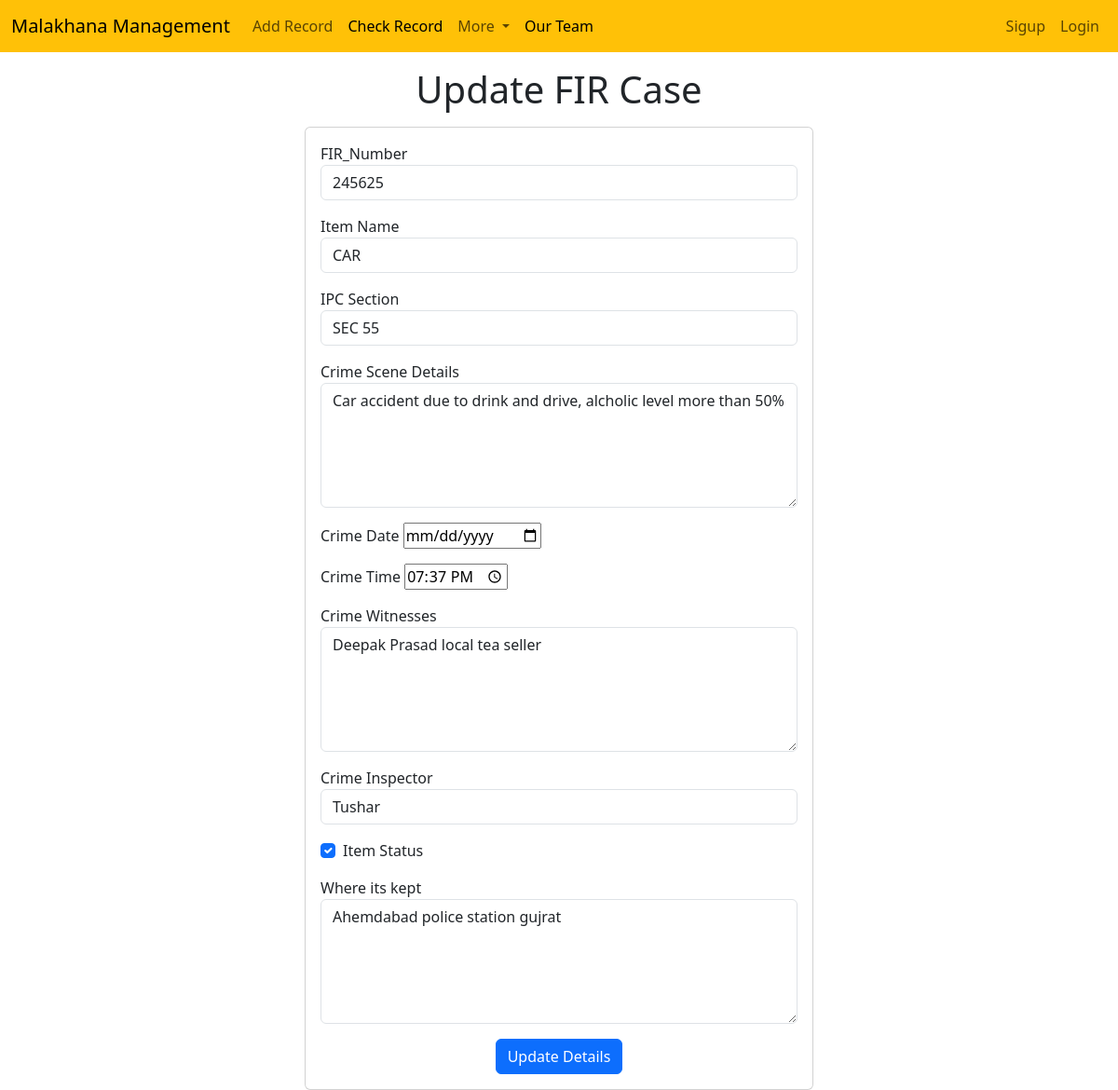
/manage/update-details/3, run on the app's committed database.
### manage/models.py (models this page shows, shortened)
class Manage(models.Model):
    FIR_Number  = models.IntegerField(max_length=10)
    Item_Name = models.CharField(max_length=200)
    IPC_Section = models.CharField(max_length=200)
    Crime_scene = models.CharField(max_length=500)
    Crime_date = models.DateField()
    Crime_time = models.TimeField()
    Crime_witnesses = models.CharField(max_length=600)
    Crime_inspector = models.CharField(max_length=200)
    Item_status = models.BooleanField(default=True)
    where_its_kept = models.CharField(max_length=600)

### manage/views.py (the view)
# urls.py: path("update-details/<int:manage_id>",update_details),
def update_details(request,manage_id):
    manage = Manage.objects.get(pk = manage_id)
    return render(request,"manage/update_details.html",{'manage':manage})

### templates/manage/update_details.html (shortened to what this page needs)
<!doctype html>
<html lang="en">
<head>
    <link href="https://cdn.jsdelivr.net/npm/bootstrap@5.3.0/dist/css/bootstrap.min.css" rel="stylesheet"
>
</head>
<body>
    {% include 'manage/navbar.html' %}
    <h1 class="text-center my-3">Update FIR Case</h1>
    <div class="container">
        <div class="row">
            <div class="col-md-6 offset-md-3">
                <div class="card">
                    <div class="card-body">
                        <form action="/manage/do-update-details/{{manage.id}}" method="POST">
                            <div class="mb-3">
                                <label for="FIR_Number">FIR_Number</label>
                                <input id="FIR_Number" class="form-control" placeholder="Enter FIR Number "
                                    name="FIR_Number" value="{{manage.FIR_Number}}">
                            </div>
                            <div class="mb-3">
                                <label for="Item_Name">Item Name</label>
                                <input id="Item_Name" class="form-control" placeholder="Enter Item Name "
                                    name="Item_Name" value="{{manage.Item_Name}}">
                            </div>
                            <div class="mb-3">
                                <label for="IPC Section">IPC Section </label>
                                <input id="Phone" class="form-control" placeholder="Enter Emp Phone No "
                                    name="IPC_Section" value="{{manage.IPC_Section}}">
                            </div>
                            <div class="mb-3">
                                <label for="Crime_scene">Crime Scene Details </label>
                                <textarea name="Crime_scene" id="Crime_scene" rows="5" class="form-control"
                                    >{{manage.Crime_scene}}</textarea>
                            </div>
                            <div class="mb-3">
                                <label for="Crime_date">Crime Date </label>
                                <input type="date" name="Crime_date" id="Crime_date" class="date"
                                    value="{{manage.Crime_date}}">
                            </div>
                            <div class="mb-3">
                                <label for="Crime_time">Crime Time</label>
                                <input type="time" name="Crime_time" id="Crime_time" class="time"
                                       value="{{ manage.Crime_time|time:'H:i' }}">
                            </div>
                            <div class="mb-3">
                                <label for="Crime_witnesses"> Crime Witnesses </label>
                                <textarea name="Crime_witnesses" id="Crime_witnesses" rows="5" class="form-control"
                                    >{{manage.Crime_witnesses}}</textarea>
                            </div>
                            <div class="mb-3">
                                <label for="Crime_inspector"> Crime Inspector</label>
                                <input id="Crime_inspector" class="form-control" placeholder="Crime_inspector "
                                    name="Crime_inspector" value="{{manage.Crime_inspector}}">
                            </div>
                            <div class="mb-3 form-check">
                                <label for="">Item Status </label>
                                <input {%if manage.Item_status %} checked {% endif %} id="Item_status" type="checkbox"
                                    name="Item_status" class="form-check-input">
                            </div>
                            <div class="mb-3">
                                <label for="where_its_kept"> Where its kept </label>
                                <textarea name="where_its_kept" id="where_its_kept" rows="5" class="form-control"
                                    >{{manage.where_its_kept}}</textarea>
                            </div>
                            <div class="container text-center">
                                <button class="btn btn-primary">
                                    Update Details
                                </button>
                            </div>
                        </form>
                    </div>
                </div>
            </div>
        </div>
    </div>
</body>
</html>

### data on the page
Manage: FIR_Number "245625", Item_Name "CAR", IPC_Section "SEC 55", Crime_scene "Car accident due to drink and drive, alcholic level more than 50%", Crime_time "19:37", Crime_witnesses "Deepak Prasad local tea seller", Crime_inspector "Tushar", Item_status "☑", where_its_kept "Ahemdabad police station gujrat"
